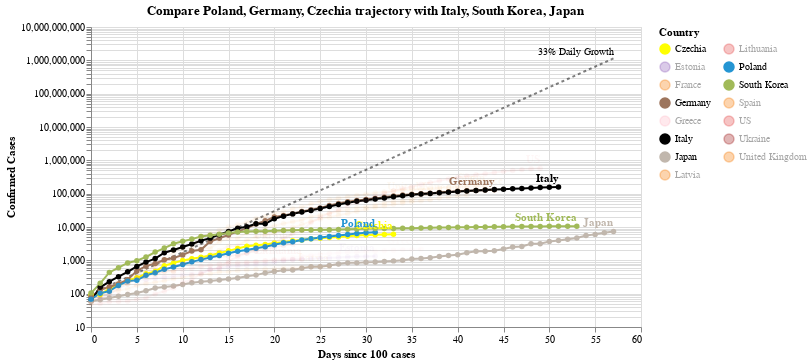

The cell this chart's notebook holds for it:
### Code cell
#hide_input
chart2 = make_since_chart(['Poland', 'Germany', 'Czechia'])
chart2

### Figure 1 — Vega-Lite specification as saved in the notebook (floating-point values rounded to 4 significant figures; data arrays with more than 128 entries replaced by an {"elided": "..."} marker saying what was removed)
{"config": {"view": {"continuousWidth": 400, "continuousHeight": 300}}, "layer": [{"mark": {"type": "line", "color": "black", "opacity": 0.5, "strokeDash": [3, 3]}, "encoding": {"x": {"type": "quantitative", "field": "Days since 100 cases"}, "y": {"type": "quantitative", "field": "Confirmed Cases"}}}, {"mark": {"type": "text", "align": "right", "dy": -6, "fontSize": 10, "text": "33% Daily Growth"}, "encoding": {"x": {"type": "quantitative", "field": "Days since 100 cases"}, "y": {"type": "quantitative", "field": "Confirmed Cases"}}, "transform": [{"filter": "(datum['Days since 100 cases'] >= 57)"}]}, {"data": {"name": "data-e649e9ac28fc0be844cd411f5f02c386"}, "mark": {"type": "line", "point": true}, "encoding": {"color": {"type": "nominal", "field": "Country", "legend": {"columns": 2}, "scale": {"domain": ["Czechia", "Estonia", "France", "Germany", "Greece", "Italy", "Japan", "Latvia", "Lithuania", "Poland", "South Korea", "Spain", "US", "Ukraine", "United Kingdom"], "range": ["yellow", "#9467bd", "#F58518", "#9D755D", "pink", "black", "#C1B7AD", "#F58518", "#E45756", "#2495D3", "#A1BA59", "#F58518", "#E45756", "brown", "#F58518"]}}, "opacity": {"condition": {"value": 1, "selection": "selector002"}, "value": 0.05}, "tooltip": [{"type": "nominal", "field": "Country"}, {"type": "temporal", "field": "Date"}, {"type": "quantitative", "field": "Confirmed Cases"}, {"type": "quantitative", "field": "Days since 100 cases"}], "x": {"type": "quantitative", "field": "Days since 100 cases"}, "y": {"type": "quantitative", "field": "Confirmed Cases", "scale": {"type": "log"}}}, "selection": {"selector002": {"type": "multi", "fields": ["Country"], "bind": "legend", "init": [{"Country": "Poland"}, {"Country": "Germany"}, {"Country": "Czechia"}, {"Country": "Italy"}, {"Country": "South Korea"}, {"Country": "Japan"}]}}, "width": 550}, {"data": {"name": "data-e649e9ac28fc0be844cd411f5f02c386"}, "mark": {"type": "text", "align": "right", "dy": -8, "fontWeight": "bold"}, "encoding": {"color": {"type": "nominal", "field": "Country", "legend": {"columns": 2}, "scale": {"domain": ["Czechia", "Estonia", "France", "Germany", "Greece", "Italy", "Japan", "Latvia", "Lithuania", "Poland", "South Korea", "Spain", "US", "Ukraine", "United Kingdom"], "range": ["yellow", "#9467bd", "#F58518", "#9D755D", "pink", "black", "#C1B7AD", "#F58518", "#E45756", "#2495D3", "#A1BA59", "#F58518", "#E45756", "brown", "#F58518"]}}, "opacity": {"condition": {"value": 1, "selection": "selector002"}, "value": 0.05}, "text": {"type": "nominal", "field": "Country"}, "tooltip": [{"type": "nominal", "field": "Country"}, {"type": "temporal", "field": "Date"}, {"type": "quantitative", "field": "Confirmed Cases"}, {"type": "quantitative", "field": "Days since 100 cases"}], "x": {"type": "quantitative", "field": "Days since 100 cases"}, "y": {"type": "quantitative", "field": "Confirmed Cases", "scale": {"type": "log"}}}, "transform": [{"filter": "(datum['Date'] >= 1586736000000)"}], "width": 550}], "data": {"name": "data-5529affe3c39186fc138d9bc7cafab97"}, "title": "Compare Poland, Germany, Czechia trajectory with Italy, South Korea, Japan", "$schema": "https://vega.github.io/schema/vega-lite/v4.0.2.json", "datasets": {"data-5529affe3c39186fc138d9bc7cafab97": [{"Days since 100 cases": 0, "Confirmed Cases": 100.0}, {"Days since 100 cases": 1, "Confirmed Cases": 133.0}, {"Days since 100 cases": 2, "Confirmed Cases": 176.9}, {"Days since 100 cases": 3, "Confirmed Cases": 235.3}, {"Days since 100 cases": 4, "Confirmed Cases": 312.9}, {"Days since 100 cases": 5, "Confirmed Cases": 416.2}, {"Days since 100 cases": 6, "Confirmed Cases": 553.5}, {"Days since 100 cases": 7, "Confirmed Cases": 736.1}, {"Days since 100 cases": 8, "Confirmed Cases": 979.1}, {"Days since 100 cases": 9, "Confirmed Cases": 1302.0}, {"Days since 100 cases": 10, "Confirmed Cases": 1732.0}, {"Days since 100 cases": 11, "Confirmed Cases": 2303.0}, {"Days since 100 cases": 12, "Confirmed Cases": 3064.0}, {"Days since 100 cases": 13, "Confirmed Cases": 4074.0}, {"Days since 100 cases": 14, "Confirmed Cases": 5419.0}, {"Days since 100 cases": 15, "Confirmed Cases": 7207.0}, {"Days since 100 cases": 16, "Confirmed Cases": 9586.0}, {"Days since 100 cases": 17, "Confirmed Cases": 12750.0}, {"Days since 100 cases": 18, "Confirmed Cases": 16960.0}, {"Days since 100 cases": 19, "Confirmed Cases": 22550.0}, {"Days since 100 cases": 20, "Confirmed Cases": 29990.0}, {"Days since 100 cases": 21, "Confirmed Cases": 39890.0}, {"Days since 100 cases": 22, "Confirmed Cases": 53060.0}, {"Days since 100 cases": 23, "Confirmed Cases": 70560.0}, {"Days since 100 cases": 24, "Confirmed Cases": 93850.0}, {"Days since 100 cases": 25, "Confirmed Cases": 124800.0}, {"Days since 100 cases": 26, "Confirmed Cases": 166000.0}, {"Days since 100 cases": 27, "Confirmed Cases": 220800.0}, {"Days since 100 cases": 28, "Confirmed Cases": 293700.0}, {"Days since 100 cases": 29, "Confirmed Cases": 390600.0}, {"Days since 100 cases": 30, "Confirmed Cases": 519500.0}, {"Days since 100 cases": 31, "Confirmed Cases": 690900.0}, {"Days since 100 cases": 32, "Confirmed Cases": 918900.0}, {"Days since 100 cases": 33, "Confirmed Cases": 1222000.0}, {"Days since 100 cases": 34, "Confirmed Cases": 1625000.0}, {"Days since 100 cases": 35, "Confirmed Cases": 2162000.0}, {"Days since 100 cases": 36, "Confirmed Cases": 2875000.0}, {"Days since 100 cases": 37, "Confirmed Cases": 3824000.0}, {"Days since 100 cases": 38, "Confirmed Cases": 5086000.0}, {"Days since 100 cases": 39, "Confirmed Cases": 6764000.0}, {"Days since 100 cases": 40, "Confirmed Cases": 8996000.0}, {"Days since 100 cases": 41, "Confirmed Cases": 11970000.0}, {"Days since 100 cases": 42, "Confirmed Cases": 15910000.0}, {"Days since 100 cases": 43, "Confirmed Cases": 21170000.0}, {"Days since 100 cases": 44, "Confirmed Cases": 28150000.0}, {"Days since 100 cases": 45, "Confirmed Cases": 37440000.0}, {"Days since 100 cases": 46, "Confirmed Cases": 49790000.0}, {"Days since 100 cases": 47, "Confirmed Cases": 66230000.0}, {"Days since 100 cases": 48, "Confirmed Cases": 88080000.0}, {"Days since 100 cases": 49, "Confirmed Cases": 117100000.0}, {"Days since 100 cases": 50, "Confirmed Cases": 155800000.0}, {"Days since 100 cases": 51, "Confirmed Cases": 207200000.0}, {"Days since 100 cases": 52, "Confirmed Cases": 275600000.0}, {"Days since 100 cases": 53, "Confirmed Cases": 366600000.0}, {"Days since 100 cases": 54, "Confirmed Cases": 487500000.0}, {"Days since 100 cases": 55, "Confirmed Cases": 648400000.0}, {"Days since 100 cases": 56, "Confirmed Cases": 862400000.0}, {"Days since 100 cases": 57, "Confirmed Cases": 1147000000.0}], "data-e649e9ac28fc0be844cd411f5f02c386": {"elided": "600 records"}}}
